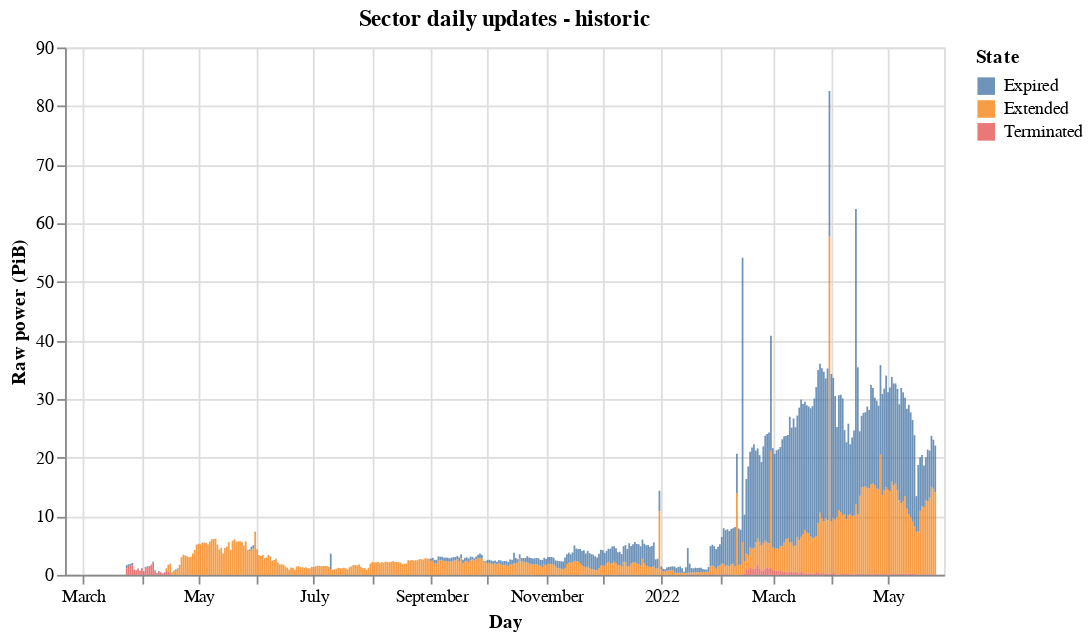

The cell this chart's notebook holds for it:
### Markdown cell above
## 2. Past Sector updates

#### 2.1 Daily sector updates

A large proportion of the total storage scheduled to expire during 2021 was extended by their miners. In other words, storage was mostly kept in the network during this time. However, between end of 2021 and March 2022, expirations increased significantly, and sectors planned to expire around this time experienced a higher likelihood of expiration than extension.

Terminations peaked at network launch and in the sectors scheduled to expire in March 2022. However, for the rest of the time, terminations were not significant.

### Code cell
source = (
    df[df["Date"]< pd.Timestamp('2022-05-27T00:00:00.000000+0000')]
    .melt(id_vars=["Date"], value_vars=["Extended", "Expired", "Terminated"])
)

alt.Chart(source).mark_bar(size=1, opacity=0.8).encode(
    x=alt.X('Date:T', title="Day"),
    y=alt.Y('value:Q', title="Raw power (PiB)"),
    color=alt.Color('variable:N', legend=alt.Legend(title="State"))
).properties(
    width=500, height=300, title="Sector daily updates - historic"
)

### Figure 1 — Vega-Lite specification as saved in the notebook (floating-point values rounded to 4 significant figures; data arrays with more than 128 entries replaced by an {"elided": "..."} marker saying what was removed)
{"$schema": "https://vega.github.io/schema/vega-lite/v4.17.0.json", "config": {"view": {"continuousHeight": 300, "continuousWidth": 400}}, "data": {"name": "data-a9b13756caa1c68d623d595aa9976ec3"}, "datasets": {"data-a9b13756caa1c68d623d595aa9976ec3": {"elided": "1362 records"}}, "encoding": {"color": {"field": "variable", "legend": {"title": "State"}, "type": "nominal"}, "x": {"field": "Date", "title": "Day", "type": "temporal"}, "y": {"field": "value", "title": "Raw power (PiB)", "type": "quantitative"}}, "height": 300, "mark": {"opacity": 0.8, "size": 1, "type": "bar"}, "title": "Sector daily updates - historic", "width": 500}
